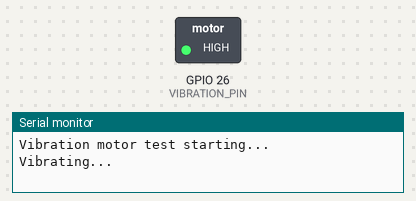
This sketch was run on a simulated ESP32. Shown: switched loads named in the sketch (green lamp = pin HIGH), the last lines printed to the serial monitor.

Above: at 0.5 s.
At 5.0 s:
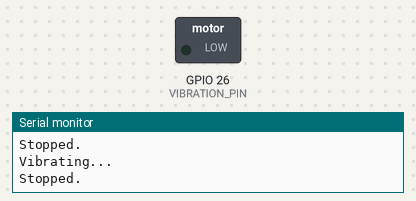
Timing chart, 0 to 6.9 s (numbered marks = the images above):
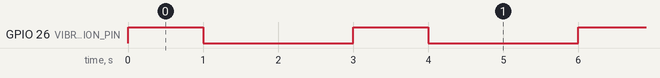

The sketch:

test_vibration_motor.ino
```cpp
/* GPIO26 → 200Ω resistor → Transistor Base
Battery (+) → Motor (+)
Motor (-) → Transistor Collector
Transistor Emitter → GND (common with battery GND)
*/

#define VIBRATION_PIN 26

void setup() {
  Serial.begin(115200);
  pinMode(VIBRATION_PIN, OUTPUT);
  digitalWrite(VIBRATION_PIN, LOW);
  Serial.println("Vibration motor test starting...");
}

void loop() {
  Serial.println("Vibrating...");
  digitalWrite(VIBRATION_PIN, HIGH);
  delay(1000);

  digitalWrite(VIBRATION_PIN, LOW);
  Serial.println("Stopped.");
  delay(2000);
}
```

Measured:
- by itself, GPIO 26 (VIBRATION_PIN): alternates HIGH for 1.0 s and LOW for 2.0 s
